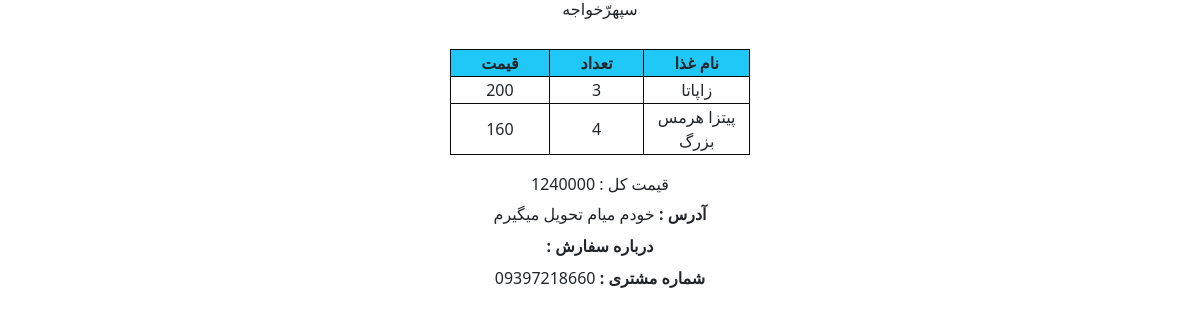
The app's page /cart/orderinfopaymented/76/ (signed in) with its own data.
### cart/models.py (models this page shows, shortened)
class Orders(models.Model):
    user = models.ForeignKey(to = UserModel, related_name = "items" , on_delete = models.CASCADE,verbose_name="مشتری" )
    phone = models.CharField(max_length=11, verbose_name="شماره تلفن")
    address = models.TextField(max_length = 300, verbose_name="آدرس")
    description = models.TextField(max_length=600, verbose_name="درباره سفارش",blank=True, null=True)
    created = models.DateTimeField(auto_now_add=True , verbose_name="زمان ثبت سفارش")
    total_price = models.PositiveIntegerField(verbose_name="قیمت کل")
    is_paid = models.BooleanField(default=False, verbose_name="وضعیت پرداخت")
    date = models.DateTimeField(verbose_name="زمان ثبت سفارش", auto_now_add=True ,)
    undo = models.BooleanField(default=False, verbose_name="وضعیت فیش")
    class Meta:
        verbose_name = 'سفارش'
        verbose_name_plural = 'سفارش ها'
        ordering = ('created',)

class OrderItems(models.Model):
    Order = models.ForeignKey(to=Orders, on_delete=models.CASCADE, related_name = 'items')
    food = models.ForeignKey(to=FoodModel, on_delete= models.CASCADE ,related_name = 'items' , verbose_name = 'محصول')
    quantity = models.SmallIntegerField(verbose_name = 'تعداد', )
    price = models.PositiveIntegerField(verbose_name = 'قیمت', )
    def name(self):
        return self.food.name_food

### accounts/models.py (models this page shows, shortened)
class UserModel(AbstractBaseUser):
    email = models.EmailField(
        verbose_name='email address',
        max_length=255,
        blank=True,
        null=True,
    )
    name = models.CharField(max_length=50,verbose_name='نام')
    last_name = models.CharField(max_length=50,verbose_name='نام خانوادگی')
    phone = models.CharField(max_length=11, verbose_name='شماره تلفن',unique=True)
    date_join = models.DateTimeField(auto_now_add=True,verbose_name='تاریخ عضویت')
    is_active = models.BooleanField(default=True)
    is_admin = models.BooleanField(default=False)
    objects = MyUserManager()
    USERNAME_FIELD = 'phone'
    REQUIRED_FIELDS = []
    class Meta:
        verbose_name = 'مشتری'
        verbose_name_plural = 'مشتری ها'
    def __str__(self):
        return self.name+self.last_name

### home/models.py (models this page shows, shortened)
class FoodModel(models.Model):
    name_food = models.CharField(max_length=250,verbose_name='نام غذا')
    price = models.PositiveIntegerField(verbose_name='قیمت')
    description = models.CharField(max_length=300, verbose_name='درباره غذا',blank=True, null=True)
    img = models.ImageField(upload_to='images/')
    available  = models.BooleanField(default=True, verbose_name='وضعیت')
    category = models.ForeignKey(to=Category, related_name='category', on_delete=models.SET_NULL,null=True, blank=True)
    class Meta:
        verbose_name = 'غذا'
        verbose_name_plural = ' غذا ها'

### cart/views.py (the view)
# urls.py: path('orderinfopaymented/<int:pk>/',views.OrdersInfo.as_view(), name='myorderspay'),
class OrdersInfo(View):
    def get(self, request,pk):
        obj = get_object_or_404(Orders,pk=pk)
        return render(request,"cart/fish.html", {"order":obj})
    def dispatch(self, request,pk):
        obj = get_object_or_404(Orders,pk=pk)
        if request.user == obj.user or request.user.is_admin:
            return self.get(request,pk)
        else:
            raise Http404

### templates/cart/fish.html (shortened to what this page needs)
<!DOCTYPE html>
<html lang="en">
<head>
    <link href="https://cdn.jsdelivr.net/npm/bootstrap@5.3.0-alpha1/dist/css/bootstrap.min.css" rel="stylesheet">
</head>
<body>
    <div class="col-md-12 col-lg-12 ">
            <h6 class="text-center">{{order.user}}</h6>
                <table>
                <tr>
                    <th>قیمت</th>
                    <th>تعداد</th>
                    <th>نام غذا</th>
                </tr>
                {%for item in order.items.all %}
                <tr id='{{item.id}}' onclick="khat({{item.id}})" ondblclick="dclick({{item.id}})">
                    <td>{{item.price}}</td>
                    <td>{{item.quantity}}</td>
                    <td>{{item.name}}</td>
                </tr>
                {%endfor %}
                </table>
                <h6 class="text-center">قیمت کل : {{order.total_price}}</h6>
                <div class="text-center">
                <p id='address' style='display: inline'>{{order.address}}</p>
                <label class="text-center" for="address" ><b> : آدرس </b></label>
                </div>
                <div class="text-center mt-2">
                <label class="text-center" for="description" ><b> : درباره سفارش</b></label>
                </div>
                <div class="text-center mt-2">
                <label class="text-center" for="phone" >{{request.user.phone}} <b> : شماره مشتری</b></label>
                </div>
        </div>
</body>
</html>

### templates/cart/fish.html (style rules this page uses)
table, th, td { margin: auto; text-align: center; border: 1px solid rgb(9, 9, 9); border-collapse: collapse; width: 300px; }
th { background-color: rgb(32, 200, 247); }
table { margin-top: 30px; margin-bottom: 20px; }

### records on screen
Orders: user "سپهرّخواجه", total_price "1240000", address "خودم میام تحویل میگیرم"
OrderItems: price "200", quantity "3", name "زاپاتا"
OrderItems: price "160", quantity "4", name "پیتزا هرمس بزرگ"
UserModel: user.phone "09397218660"
